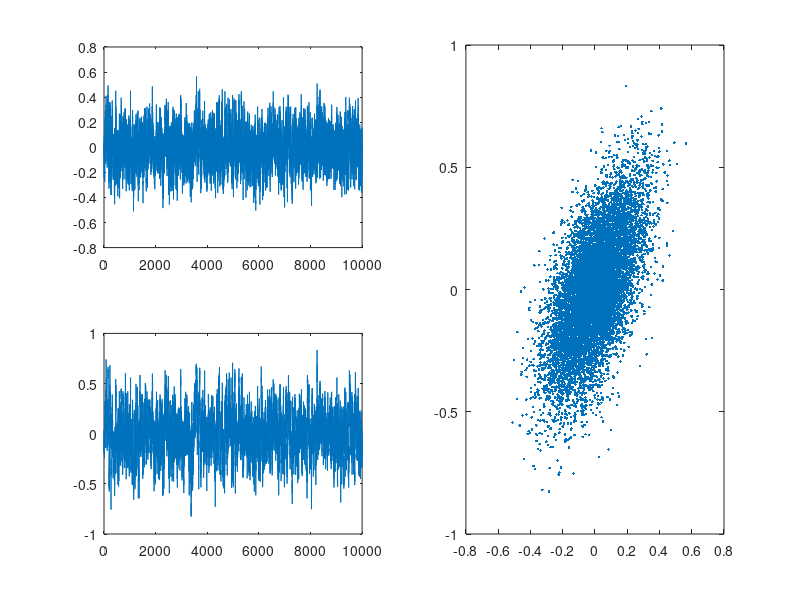

Write the MATLAB code that produced this figure.
%% 

clear; clc;

%%

N = 1e4;

%%

x = randn(N,1)/10;
y = randn(N,1)/10;

sigma = 0.1;

axx = 0.5;
ayy = 0.7;
axy = 0.2;

ayx = 0.4;

%%

for i = 2 : N

    x(i) = axx*x(i-1) + axy*y(i-1) + normrnd(0,sigma);
    y(i) = ayx*x(i-1) + ayy*y(i-1) + normrnd(0,sigma);

end

%%

t = 1:1:N;

figure(1)
clf
subplot(2,2,1)
plot(t,x)

subplot(2,2,3)
plot(t,y)

subplot(2,2,[2 4])
plot(x,y,'.')

x = x';
y = y';

clear i